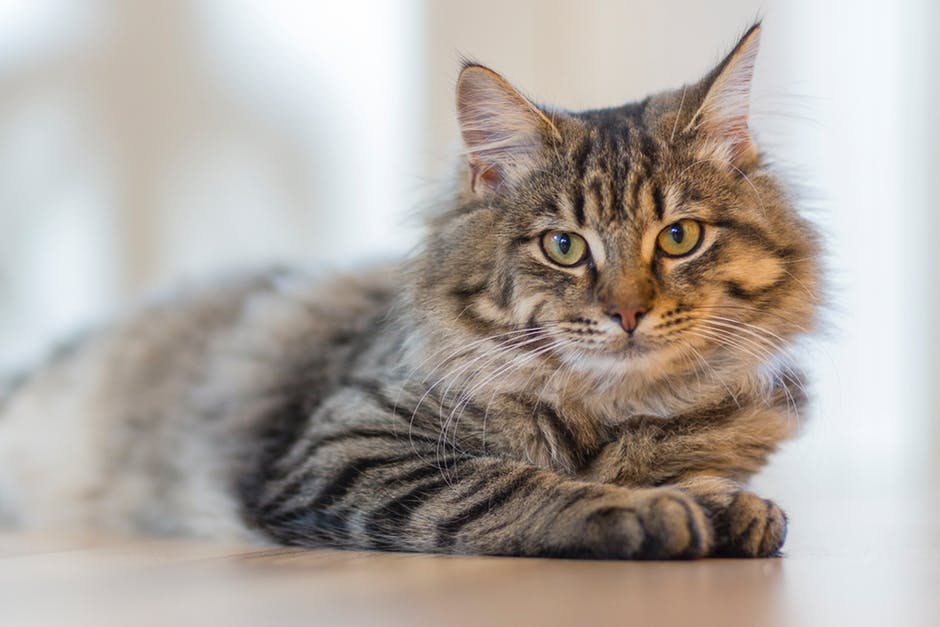
#> input picture getting-started-with-images/cat.jpeg, 940 x 627 px
$ python a_copy_or_the_same.py
#> lines starting #> are read from the running program, lines starting #| are printed output that depends on the picture; after the words box and inside, x2 and y2 are one past the last pixel; in counts of white or black regions, pixels touching at a corner belong together
import numpy as np
import cv2

im0 = cv2.imread('cat.jpeg')
#> im0 is the input picture: shape (627, 940, 3); mean B, G, R 161.8, 168, 175.9
im1 = im0.copy()
im2 = im0

im0 = cv2.circle(im0, (256, 356), 60, (0, 0, 255) , -1)
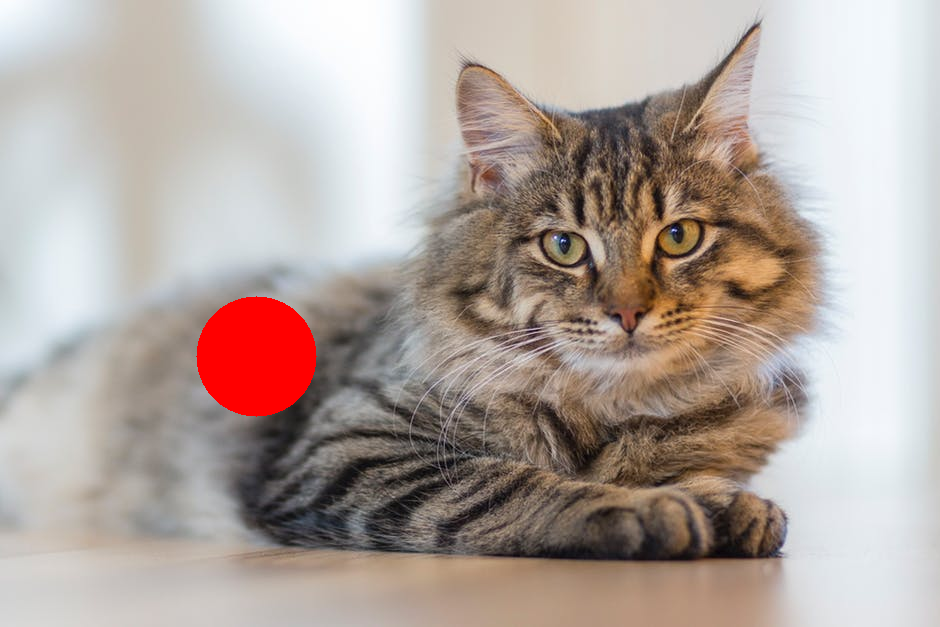
#> im0: shape (627, 940, 3); 1.92% of pixels changed, all inside (x1, y1, x2, y2) = (196, 296, 317, 417)

cv2.imshow('image 0', im0)
cv2.imshow('image 1', im1)
cv2.imshow('image 2', im2)


cv2.waitKey(0)
